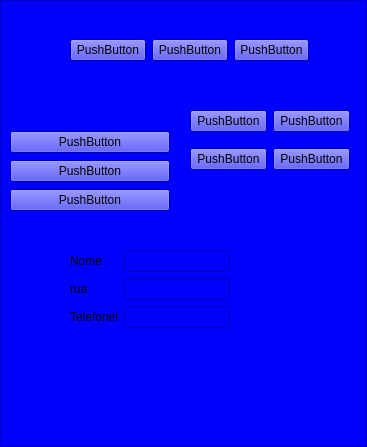
<?xml version="1.0" encoding="UTF-8"?>
<ui version="4.0">
 <class>MainWindow</class>
 <widget class="QMainWindow" name="MainWindow">
  <property name="geometry">
   <rect>
    <x>0</x>
    <y>0</y>
    <width>367</width>
    <height>447</height>
   </rect>
  </property>
  <property name="windowTitle">
   <string>Programa Simples</string>
  </property>
  <widget class="QWidget" name="centralwidget">
   <layout class="QGridLayout" name="gridLayout">
    <property name="leftMargin">
     <number>0</number>
    </property>
    <property name="topMargin">
     <number>0</number>
    </property>
    <property name="rightMargin">
     <number>0</number>
    </property>
    <property name="bottomMargin">
     <number>0</number>
    </property>
    <property name="spacing">
     <number>0</number>
    </property>
    <item row="0" column="0">
     <widget class="QFrame" name="frame">
      <property name="styleSheet">
       <string notr="true">background-color: rgb(0, 0, 255);</string>
      </property>
      <property name="frameShape">
       <enum>QFrame::StyledPanel</enum>
      </property>
      <property name="frameShadow">
       <enum>QFrame::Raised</enum>
      </property>
      <widget class="QWidget" name="horizontalLayoutWidget">
       <property name="geometry">
        <rect>
         <x>70</x>
         <y>10</y>
         <width>239</width>
         <height>80</height>
        </rect>
       </property>
       <layout class="QHBoxLayout" name="horizontalLayout">
        <item>
         <widget class="QPushButton" name="pushButton_3">
          <property name="text">
           <string>PushButton</string>
          </property>
         </widget>
        </item>
        <item>
         <widget class="QPushButton" name="pushButton_2">
          <property name="text">
           <string>PushButton</string>
          </property>
         </widget>
        </item>
        <item>
         <widget class="QPushButton" name="pushButton">
          <property name="text">
           <string>PushButton</string>
          </property>
         </widget>
        </item>
       </layout>
      </widget>
      <widget class="QWidget" name="verticalLayoutWidget">
       <property name="geometry">
        <rect>
         <x>10</x>
         <y>130</y>
         <width>160</width>
         <height>83</height>
        </rect>
       </property>
       <layout class="QVBoxLayout" name="verticalLayout">
        <item>
         <widget class="QPushButton" name="pushButton_5">
          <property name="text">
           <string>PushButton</string>
          </property>
         </widget>
        </item>
        <item>
         <widget class="QPushButton" name="pushButton_6">
          <property name="text">
           <string>PushButton</string>
          </property>
         </widget>
        </item>
        <item>
         <widget class="QPushButton" name="pushButton_4">
          <property name="text">
           <string>PushButton</string>
          </property>
         </widget>
        </item>
       </layout>
      </widget>
      <widget class="QWidget" name="gridLayoutWidget">
       <property name="geometry">
        <rect>
         <x>190</x>
         <y>100</y>
         <width>160</width>
         <height>80</height>
        </rect>
       </property>
       <layout class="QGridLayout" name="gridLayout_2">
        <item row="1" column="0">
         <widget class="QPushButton" name="pushButton_8">
          <property name="text">
           <string>PushButton</string>
          </property>
         </widget>
        </item>
        <item row="0" column="0">
         <widget class="QPushButton" name="pushButton_7">
          <property name="text">
           <string>PushButton</string>
          </property>
         </widget>
        </item>
        <item row="0" column="1">
         <widget class="QPushButton" name="pushButton_9">
          <property name="text">
           <string>PushButton</string>
          </property>
         </widget>
        </item>
        <item row="1" column="1">
         <widget class="QPushButton" name="pushButton_10">
          <property name="text">
           <string>PushButton</string>
          </property>
         </widget>
        </item>
       </layout>
      </widget>
      <widget class="QWidget" name="formLayoutWidget">
       <property name="geometry">
        <rect>
         <x>70</x>
         <y>250</y>
         <width>160</width>
         <height>80</height>
        </rect>
       </property>
       <layout class="QFormLayout" name="formLayout">
        <item row="0" column="0">
         <widget class="QLabel" name="label">
          <property name="text">
           <string>Nome</string>
          </property>
         </widget>
        </item>
        <item row="0" column="1">
         <widget class="QLineEdit" name="lineEdit"/>
        </item>
        <item row="1" column="0">
         <widget class="QLabel" name="label_2">
          <property name="text">
           <string>rua</string>
          </property>
         </widget>
        </item>
        <item row="2" column="0">
         <widget class="QLabel" name="label_3">
          <property name="text">
           <string>Telefonel</string>
          </property>
         </widget>
        </item>
        <item row="1" column="1">
         <widget class="QLineEdit" name="lineEdit_2"/>
        </item>
        <item row="2" column="1">
         <widget class="QLineEdit" name="lineEdit_3"/>
        </item>
       </layout>
      </widget>
     </widget>
    </item>
   </layout>
  </widget>
 </widget>
 <resources/>
 <connections/>
</ui>
